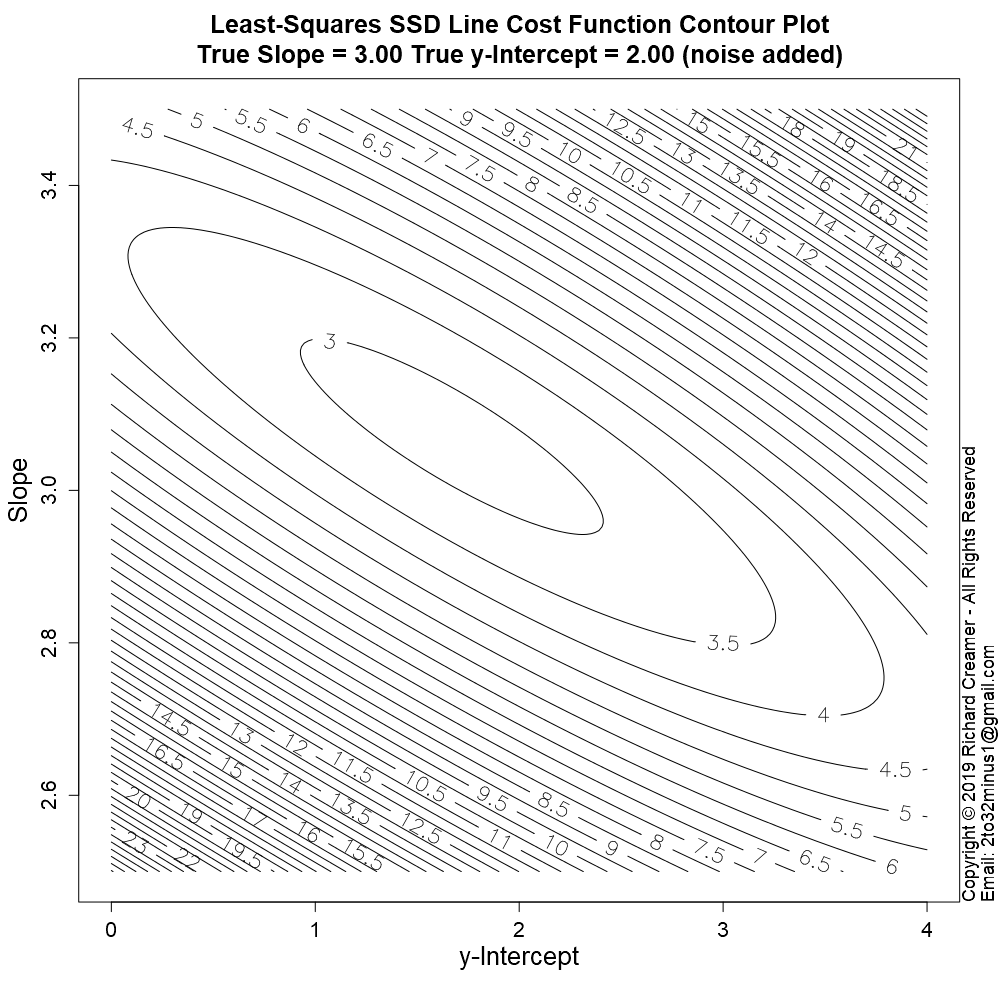

Recreate this plot in R.
##############################################################
### Copyright (c) Richard Creamer 2019 - All Rights Reserved
### Inquiries: email [email redacted]
##############################################################

### Globals
fontScale = 1.2    # Global font size variable
lf        = 1.2    # Enlarge font of plot labels
verbose   = FALSE  # Verbose printing
lw        = 2      # Line width
xMargin   = 1      # X-axis margin for plots
yMargin   = 1      # Y-axis margin for plots
de        = 0.01   # Small constant for estimating derivatives numerically
smlPts    = 1      # Small  data point/circle
medPts    = 1.5    # Medium data point/circle
lrgPts    = 2.0    # Large  data point/circle

### Run this function to generate this plot
runFunc = function() {
	dw = 1000
	dh = 750	
	path = "D:/Code/R/LeastSquaresPlay/PlotsAndAssocCode/Plot72/"
	savePngVerbose( paste(path, "Plot72.png", sep=""), 
					plotLineFitErrorContours, w=dw, h=dw, un="px", plotLineFit=FALSE, plotCrossHairs=FALSE )
}

### Least-squares line fit cost function contour plot
plotLineFitErrorContours = function( plotCrossHairs=TRUE, plotLineFit=TRUE, plotErrorContour=TRUE, takeSquareRoot=FALSE, nLevels=50 ) {
	# Create fake data
	set.seed( 3 )
	trueB = 2
	trueM = 3
	coeff = c( trueB, trueM )
	x = seq( 0, 10, length=100 )
	y = evalPoly( x, coeff ) + rnorm( length(x), sd=2 )
	# Fit line so we know where center of bowl is located (best y-intercept & slope)
	lmFit = lm( y ~ x )
	fitB = lmFit$coefficients[1]
	fitM = lmFit$coefficients[2]
	# Draw line fit plot
	if ( plotLineFit ) {
		plot( x, y, main=sprintf( "Fit Line Using lm()\nTrue Slope = %.2f True y-Intercept = %.2f", trueM, trueB ),
			  xlab="", ylab="", cex=lrgPts, lwd=lw+1, cex.main=1.3*fontScale )
		abline( fitB, fitM, lwd=lw, col="blue" )
		
		e = compPolyFitError( x, y, lmFit$coefficients )
		addLegend( coeff, lmFit$coefficients, meanAbsErr=e$meanAbsError, meanSsdErr=e$meanSsdError )
		addAxisLabels()	
		grid()		
	}
	# Compute grid of cost function values for 'z' surface
	nc = 200
	nr = 200
	intercepts = seq( trueB - 2, trueB + 2, length.out=nc )
	slopes = seq( trueM - 0.5, trueM + 0.5, length.out=nr )
	z = getLineErrorGrid( meanLineSsdErr, slopes, intercepts, x, y )
	if ( plotErrorContour ) {
		# Create contour plot
		xLim = c( min(intercepts), max(intercepts) )
		yLim = c( min(slopes), max(slopes) )
		plotTitle = sprintf( "Least-Squares SSD Line Cost Function Contour Plot\nTrue Slope = %.2f True y-Intercept = %.2f (noise added)",
							 trueM, trueB)
		if ( takeSquareRoot )
			z = sqrt( z )
		contour( intercepts, slopes, t(z), main=plotTitle,
				 cex.axis=1.3, # Axis numeric label font scale factor
				 cex.main=1.3*fontScale, # Plot title font size
				 nlevels=nLevels,
				 labcex=1.4, # Contour line numeric labels,
				 xlab="", ylab="" )
		addAxisLabels( "y-Intercept", "Slope", cexVal=1.6 )		
		if ( plotCrossHairs ) {
			pl = gpl()
			lines( c(pl$xLim[1], pl$xLim[2]), c(trueM, trueM), col="blue", lwd=lw )
			lines( c(trueB, trueB), c(pl$yLim[1], pl$yLim[2]), col="blue", lwd=lw )
			lines( c(pl$xLim[1], pl$xLim[2]), c(fitM, fitM), col="red", lwd=lw )
			lines( c(fitB, fitB), c(pl$yLim[1], pl$yLim[2]), col="red", lwd=lw )
			legLine1 = "True Params (noise added)"
			legLine2 = "Fitted Params"
			legend( 0, 2.95, legend=c(legLine1,legLine2),col=c("blue","red"), lwd=lw, cex=fontScale )
		}
	}
}


### Line fit error function
meanLineSsdErr = function( x, y, slope, yInt ) {
	return( (1/length(x)) * sum( ( yInt + slope*x - y )^2 ) )
}

### Compute line fit cost function value over grid of slopes and intercepts
### errorFunc = the specific cost function
### Note: returned matrix may need to be transposed for some functions such as contour()
getLineErrorGrid = function( errorFunc, slopes, intercepts, x, y ) {
	nr = length( slopes )
	nc = length( intercepts )
	z = matrix( nrow=nr, ncol=nc )	
	for ( row in 1:nr ) {     # loop over y-coordinates (slopes)
		slope = slopes[row]
		for ( col in 1:nc ) { # loop over x-coordinates (y-intercepts)
			yInt = intercepts[col]
			z[row, col] = errorFunc( x, y, slope=slope, yInt=yInt )
		}
	}
	return( z )
}

### Compute f(x) for a polynomial and a vector of x-coordinates
evalPoly = function( x, coeff ) {
	if ( length( coeff ) < 1 ) return( c(0) )  	
	termSum = 0
	for ( i in 1:length(coeff) ) {
		termSum = termSum + coeff[i] * x^(i-1)
	}
	return( termSum )
}

# Compute errors, ABS and SSD, return tuple
compPolyFitError = function( x, y, coeff ) {
	predY = evalPoly( x, coeff )
	meanAbsError = (1/length(x)) * sum( abs(predY - y) )
	meanSsdError = (1/length(x)) * sum( (predY - y)^2 )
	return( list( meanAbsError=meanAbsError, meanSsdError=meanSsdError ) )
}

### Get Plot Limits : gpl()$xLim[1] --> left x-coord
gpl = function() {
	u = par( "usr" )
	return( list( xLim=u[1:2], yLim=u[3:4] ) )
}

### Convience method to add x/y axis labels
addAxisLabels = function( xLabel="x", yLabel="y", cexVal=1.3 ) {
	mtext( text=xLabel, side=1, line=2.5, cex=cexVal )
	mtext( text=yLabel, side=2, line=2.5, cex=cexVal )
}

### Save to PNG file, specify width and height
savePngVerbose = function( path, plotFunc, w=512, h=512, un="px", doCopyright=TRUE, ... ) {
	png( filename = path, type="cairo", units=un, width=w, height=h, pointsize=12, res=96 )
	plotFunc( ... )
	if ( doCopyright )
		addCopyright()
	dev.off()
}

### Add copyright notice to plot via text()
addCopyright = function() {
	mtext( "Copyright \uA9 2019 Richard Creamer - All Rights Reserved", side=4, line=0, adj=0, cex=1.1 )
	mtext( "Email: [email redacted]", side=4, line=1, adj=0, cex=1.1 )
}

runFunc() 
